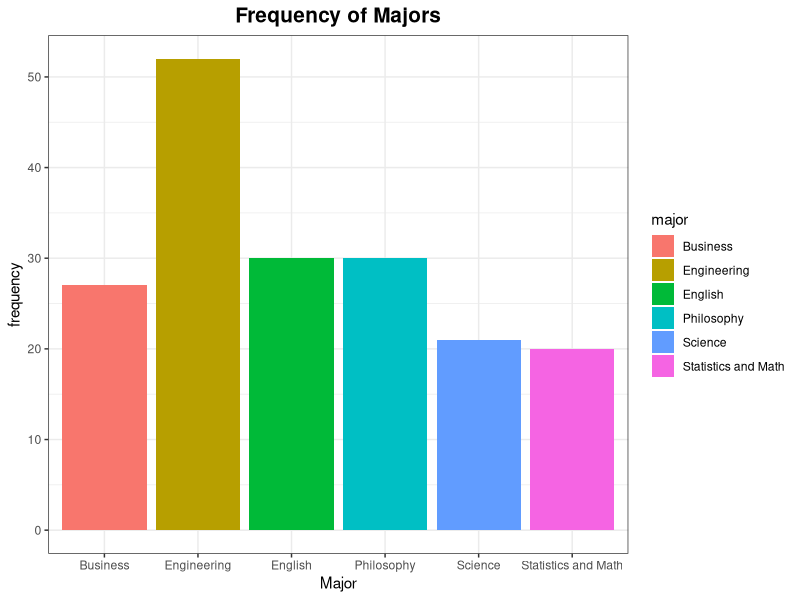
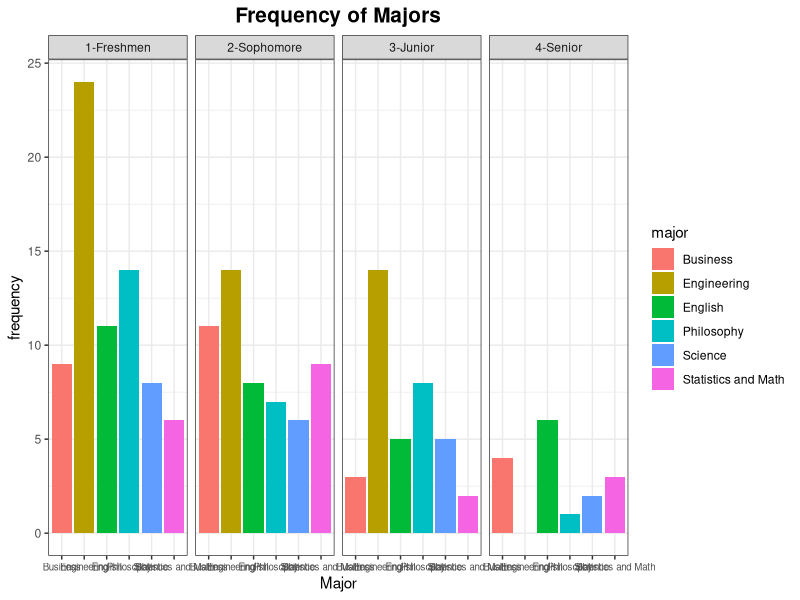
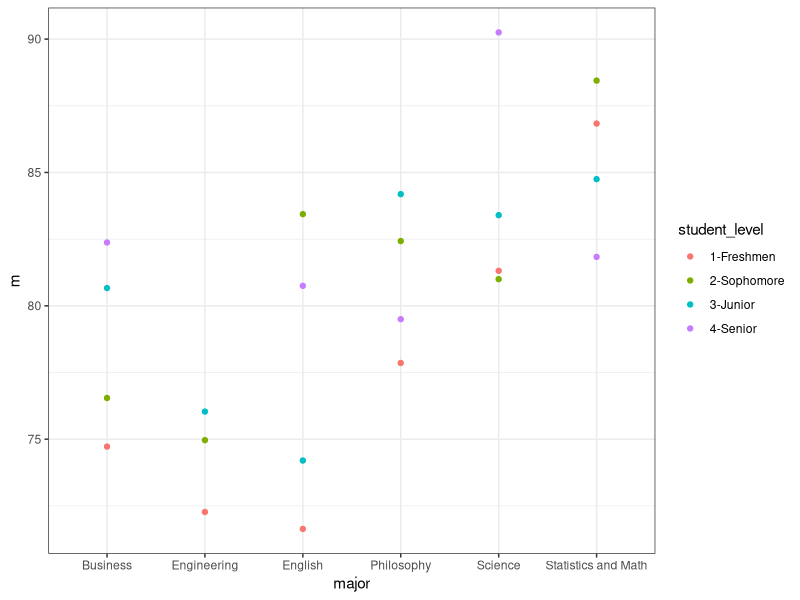
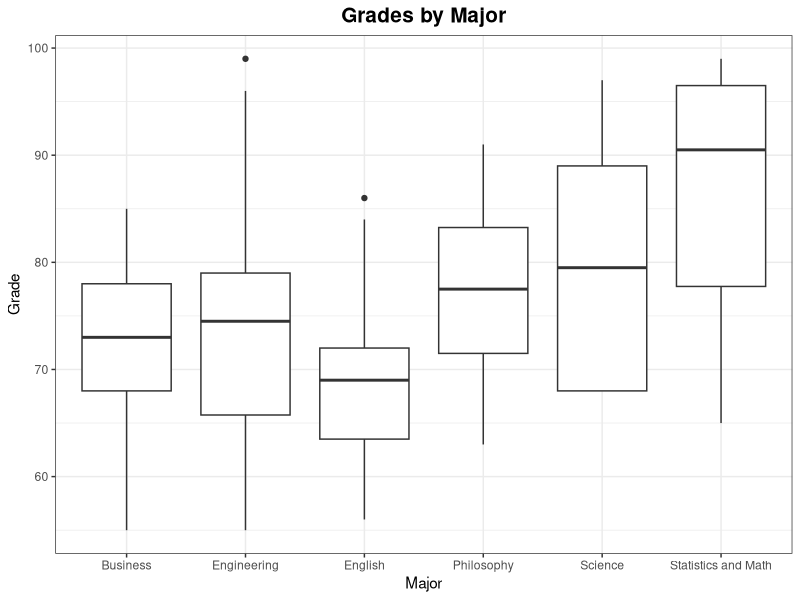
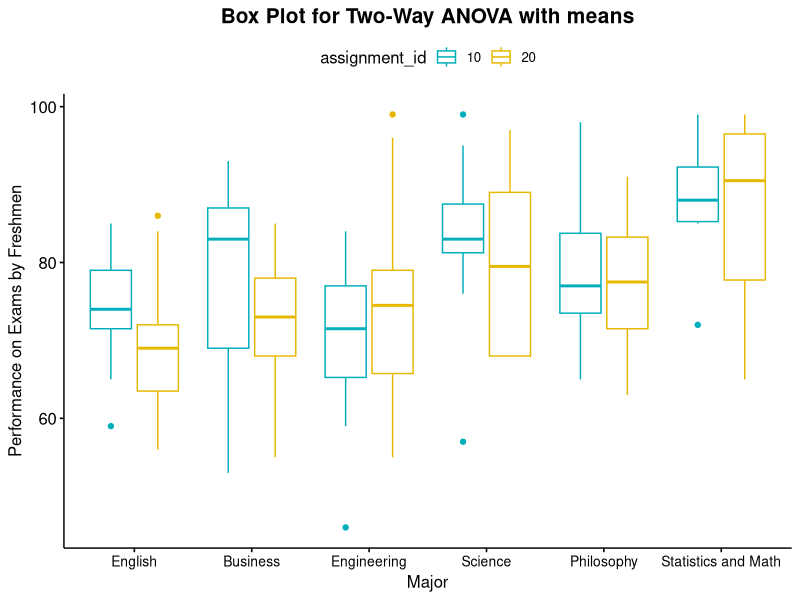
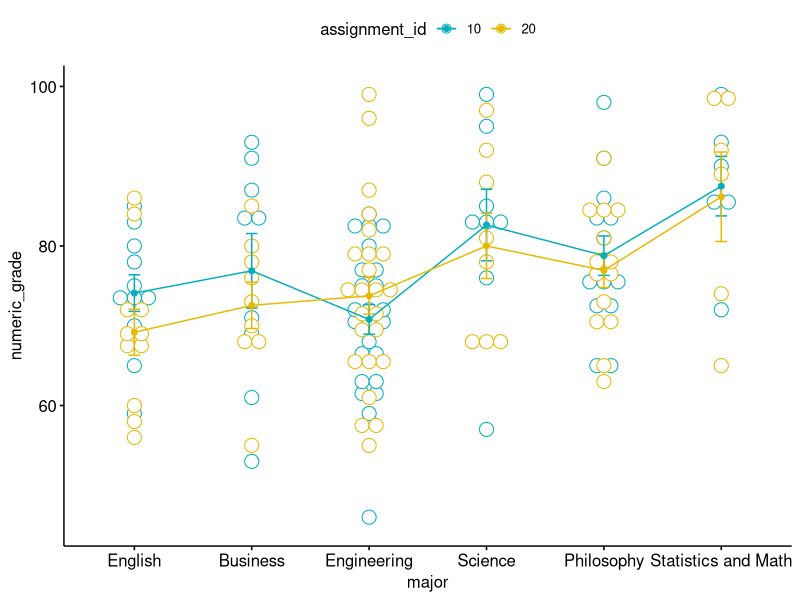

These charts were generated, in order, by the following R code:
## ---- chunk 1
library(tidyverse)
library(broom)
library(ggpubr)
setwd("/cloud/project/content/post/2022-04-25-an-interview-test")
## ---- chunk 2
assignments_df = read.csv('assignments.csv')
grades_df = read.csv('grades.csv')
students_df = read.csv('students.csv')
## ---- chunk 3
length(unique(students_df$student_id))
## ---- chunk 4
students_df %>% 
  group_by(major) %>% 
  summarise(count = n())
## ---- chunk 5
students_df %>% 
  group_by(major,student_level) %>% 
  summarise(count = n())
## ---- chunk 6
students_df %>% 
  group_by(major,student_level) %>% 
  summarise(count = n()) %>% 
  ungroup() %>% 
  filter(count == min(count))
## ---- chunk 7
students_df %>% 
  group_by(major) %>% 
  summarise(count = n()) %>% 
  ggplot(aes(x = major, y = count, fill = major)) +
  geom_bar(stat = 'identity') +
  labs(x = 'Major', y = 'frequency', title = 'Frequency of Majors') +
  theme_bw() +
  theme(plot.title = element_text(hjust = 0.5, size = 15, face = 'bold')) 

## ---- chunk 8
students_df %>% 
  group_by(student_level, major) %>% 
  summarise(count = n()) %>% 
  ggplot(aes(x = major, y = count, fill = major)) +
  geom_bar(stat = 'identity') +
  facet_grid(.~ student_level) +
  labs(x = 'Major', y = 'frequency', title = 'Frequency of Majors') +
  theme_bw() +
  theme(plot.title = element_text(hjust = 0.5, size = 15, face = 'bold'),
        axis.text.x = element_text(size = 7)) 
## ---- chunk 9
gs_df = students_df %>% 
  left_join(grades_df, by = 'student_id')
## ---- chunk 10
tmp_df = gs_df %>% 
  filter(major == 'English', assignment_id == 1)  %>% 
  filter(numeric_grade == min(numeric_grade))
## ---- chunk 11
gs_df %>% 
  filter(student_level == '3-Junior',major == 'Engineering') %>% 
  group_by(assignment_id) %>% 
  summarise(m = mean(numeric_grade)) %>% 
  ungroup() %>% 
  filter(m == max(m))
## ---- chunk 12
gs_df  %>% 
  filter(major == 'Statistics and Math') %>% 
  group_by(student_level) %>% 
  summarise(m = mean(numeric_grade)) %>% 
  ungroup() %>% 
  filter(m == max(m))
## ---- chunk 13
complete_df = gs_df %>% 
  left_join(assignments_df,by = 'assignment_id')
## ---- chunk 14
viz_1_df = complete_df %>% 
  filter(assignment_category == 'Exam') %>% 
  group_by(major,student_level) %>% 
  summarize(m = mean(numeric_grade))  %>% 
  ungroup()


viz_1_df %>% 
  ggplot(aes(x = major, y = m,color = student_level)) +
  geom_point() +
  theme_bw()
## ---- chunk 15
oneway_aov_df =  complete_df %>% 
  filter(student_level == '1-Freshmen',
         assignment_category == 'Exam',
         assignment_id == 20)
View(oneway_aov_df)
## ---- chunk 16
oneway_aov_df %>% 
  group_by(major) %>% 
  summarise(size = n(),
            mean = mean(numeric_grade),
            sd = sd(numeric_grade))
## ---- chunk 17
oneway_aov_df %>% 
  ggplot(aes(x = major, y = numeric_grade)) +
  geom_boxplot() +
  labs(x = 'Major', y = 'Grade', title = 'Grades by Major') +
  theme_bw() +
  theme(plot.title = element_text(hjust = 0.5, face = 'bold', size = 15))
## ---- chunk 18
model1 <- aov(numeric_grade ~ major, oneway_aov_df)
tidy(model1)
## ---- chunk 19
twoway_aov_df =  complete_df %>% 
  filter(student_level == '1-Freshmen',
         assignment_category == 'Exam'
         ) %>% 
  mutate(assignment_id = as.factor(assignment_id))
View(twoway_aov_df)
## ---- chunk 20
twoway_aov_df %>% 
  group_by(major,assignment_id) %>% 
  summarise(size = n(),
            mean = mean(numeric_grade),
            sd = sd(numeric_grade))
## ---- chunk 21


ggboxplot(twoway_aov_df, x = "major", y = "numeric_grade", color = "assignment_id",
          palette = c("#00AFBB", "#E7B800")) +
  labs(x = 'Major', y = 'Performance on Exams by Freshmen', title = 'Box Plot for Two-Way ANOVA with means') +
  theme(plot.title = element_text(hjust = 0.5, face = 'bold', size = 15),
        axis.text.x = element_text(size = 10) )
## ---- chunk 22
ggline(twoway_aov_df, x = "major", y = "numeric_grade", color = "assignment_id",
       add = c("mean_se", "dotplot"),
       palette = c("#00AFBB", "#E7B800"))
## ---- chunk 23
model2 <- aov(numeric_grade ~ major + assignment_id, twoway_aov_df)
summary(model2)
